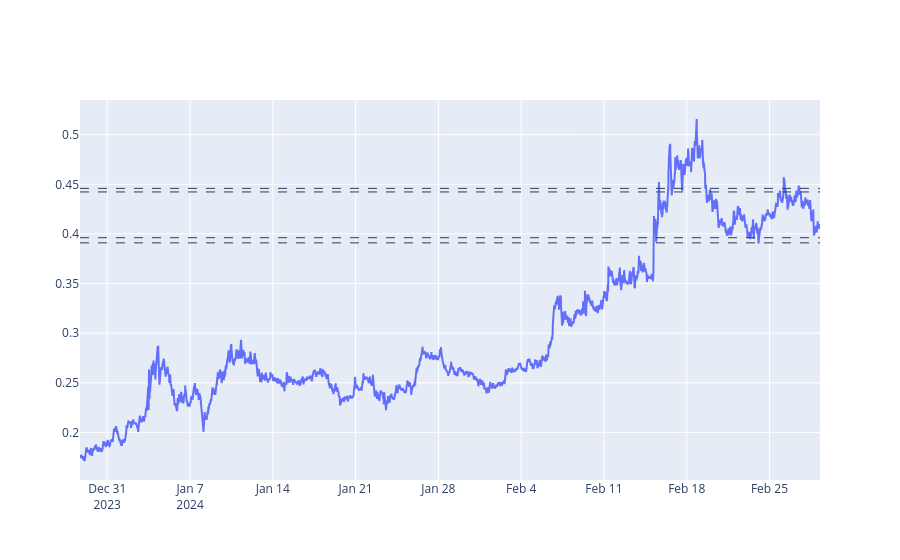

Notebook code cell kept with this figure:
### Code cell
df_ = pd.DataFrame({'values':df['extrema'].dropna().values ,'labels':hdb.labels_, 'probabilities':hdb.probabilities_})
fig = go.Figure()
fig.add_trace(go.Scatter(x=candles['date'],y=candles['close']))
for lable in [1,0]:
    Max = df_[(df_.labels == lable)]['values'].max()
    Min = df_[(df_.labels == lable)]['values'].min()
    fig.add_hline(y=Max, line_width=1, line_dash="dash")
    fig.add_hline(y=Min, line_width=1, line_dash="dash")
fig.show()

### Figure 1 — Plotly figure (JSON) as saved in the notebook; plotly's stock layout.template omitted (floating-point values rounded to 4 significant figures; data arrays with more than 128 entries replaced by an {"elided": "..."} marker saying what was removed)
{"data": [{"type": "scatter", "x": {"elided": "6008 str values"}, "y": {"elided": "6008 float values"}}], "layout": {"shapes": [{"line": {"dash": "dash", "width": 1}, "type": "line", "x0": 0, "x1": 1, "xref": "x domain", "y0": 0.3962, "y1": 0.3962, "yref": "y"}, {"line": {"dash": "dash", "width": 1}, "type": "line", "x0": 0, "x1": 1, "xref": "x domain", "y0": 0.391, "y1": 0.391, "yref": "y"}, {"line": {"dash": "dash", "width": 1}, "type": "line", "x0": 0, "x1": 1, "xref": "x domain", "y0": 0.4459, "y1": 0.4459, "yref": "y"}, {"line": {"dash": "dash", "width": 1}, "type": "line", "x0": 0, "x1": 1, "xref": "x domain", "y0": 0.4423, "y1": 0.4423, "yref": "y"}]}}
